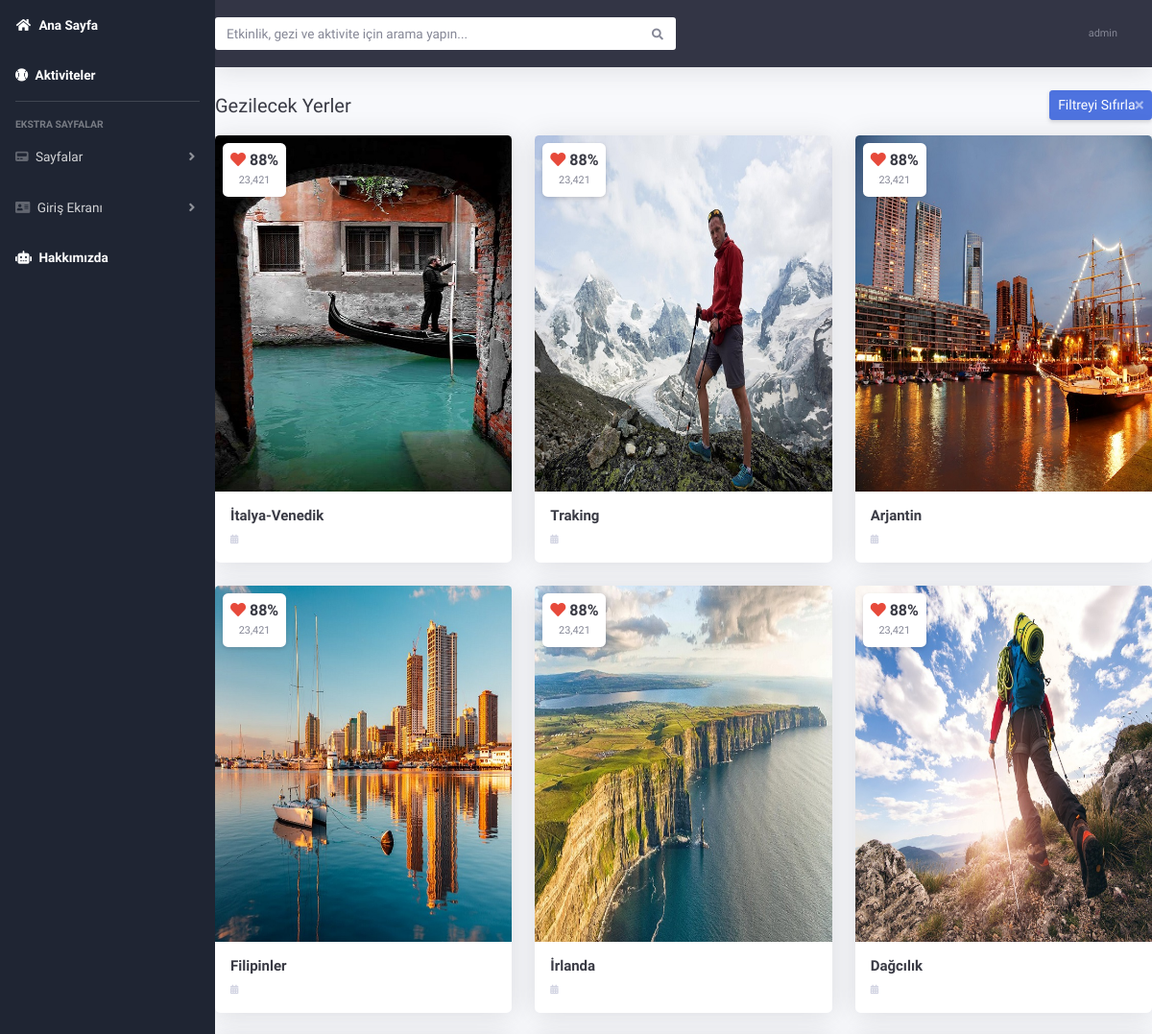
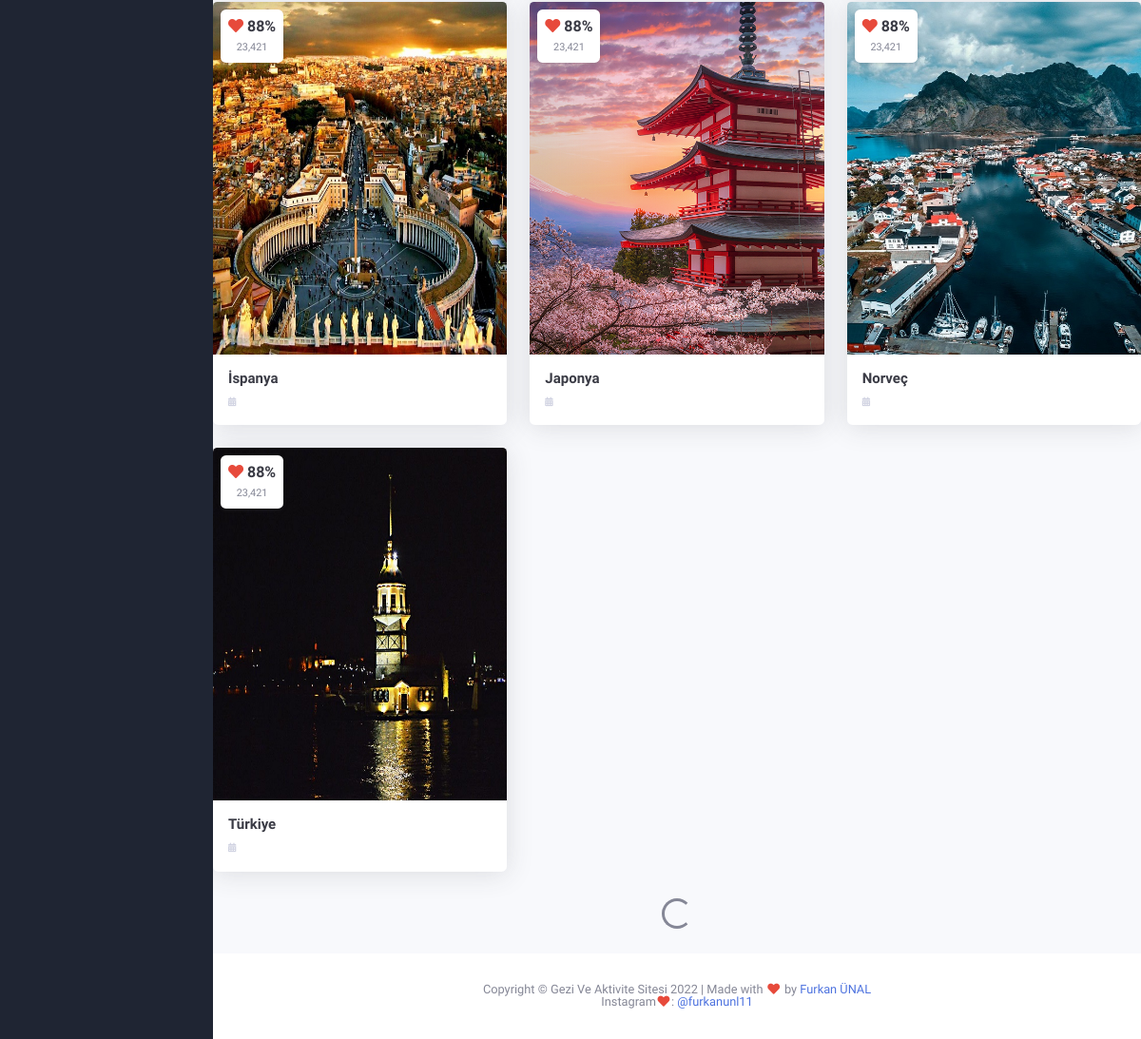
The app's page /geziler (signed in) with its own data (2 pictures, top to bottom).
### geziler/models.py (models this page shows, shortened)
class Category(models.Model):
    STATUS = (
        ('True','Evet'),
        ('False',"Hayır")
    )
    id = models.AutoField(primary_key=True)
    title = models.CharField("Başlık",max_length=50, null=True)
    slug = models.CharField(max_length=50, null=True)
    description = models.TextField("Açıklama",validators= [MinLengthValidator(20)])
    image = models.CharField("Resim",max_length=50, null=True)
    created_at = models.DateTimeField(auto_now_add=True, null=True)
    updated_at = models.DateTimeField(auto_now=True, null=True)
    isActive = models.BooleanField(default=False)
    isHome = models.BooleanField(default=False)
    titleforhead = models.CharField("Kafa Başlığı", max_length=50,null=True)

### geziler/views.py (the view)
# urls.py: path('', include("geziler.urls")),
def geziler(request):
    geziler = Category.objects.filter(isActive = True)
    return render(request, 'geziler.html' , {
        "geziler": geziler
    })

### geziler/templates/geziler.html (shortened to what this page needs)
{% extends 'geziler/base.html' %} {% load static %}   {% block content %}
<div id="wrapper">
  {% include 'include/_sidebar.html' %}
  <div id="content-wrapper" class="d-flex flex-column">
    <div id="content">
      {% include 'include/_topbar.html' %}
      <div
        class="d-sm-flex align-items-center justify-content-between mt-4 mb-3"
      >
        <h1 class="h5 mb-0 text-gray-900">Gezilecek Yerler</h1>
        <a
          href="#"
          class="d-none d-sm-inline-block btn btn-sm btn-primary shadow-sm"
          >Filtreyi Sıfırla<i class="fas fa-times fa-sm text-white-50"></i
        ></a>
      </div>
      <div class="row">
        <div class="col">
          <div class="row">
              {% for gezi in geziler %}
                <div class="col-xl-4 col-md-6 mb-4">
                  {% include 'include/_geziler.html' %}
              </div>
              {% endfor %}
          <div class="text-center mt-1 mb-4 col-12">
            <div class="spinner-border" role="status">
            </div>
          </div>
        </div>
      </div>
    </div>
    {% include 'include/_footer.html' %}
  </div>
</div>
{% endblock %}

### geziler/templates/include/_topbar.html (shortened to what this page needs)
{% load static %}
<nav class="navbar navbar-expand navbar-dark topbar mb-4 pl-0 static-top shadow">
        <form  class=" d-none d-sm-inline-block form-inline mr-auto my-2 my-md-0 mw-100 navbar-search">
          <div class="input-group">
            <input
              type="text"
              class="form-control bg-white border-0 small"
              placeholder="Etkinlik, gezi ve aktivite için arama yapın..."
              aria-label="Search"
              aria-describedby="basic-addon2"
            />
            <div class="input-group-append">
              <button class="btn bg-white" type="button">
                <i class="fas fa-search fa-sm"></i>
              </button>
            </div>
          </div>
        </form>
        <ul class="navbar-nav ml-auto">
          {% if user.is_authenticated %}
               <li class="nav-item dropdown no-arrow">
            <a
              class="nav-link dropdown-toggle"
              href="#"
              id="userDropdown"
              role="button"
              data-toggle="dropdown"
              aria-haspopup="true"
              aria-expanded="false"
            >
              <span class="mr-2 d-none d-lg-inline text-gray-600 small">{{ user.username }}</span>
            </a>
          </li>
          {% endif %}
        </ul>
      </nav>

### geziler/templates/include/_geziler.html (shortened to what this page needs)
{% load static %}
<div class="card m-card shadow border-0">
    <a href="{% url 'gezi-detay' gezi.slug %}">
      <div class="m-card-cover">
        <div
          class="position-absolute bg-white shadow-sm rounded text-center p-2 m-2 love-box"
        >
          <h6 class="text-gray-900 mb-0 font-weight-bold">
            <i class="fas fa-heart text-danger"></i> 88%
          </h6>
          <small class="text-muted">23,421</small>
        </div>
        <img
          src="{% static 'img/'|add:gezi.image %}" class="card-img-top" alt="..."/>
      </div>
      <div class="card-body p-3">
        <h5 class="card-title text-gray-900 mb-1"> {{gezi.title}} </h5>
        <p class="card-text">
          <small class="text-danger"
            ><i class="fas fa-calendar-alt fa-sm text-gray-400"></i> {{gezi.date}}  </small
          >
        </p>
      </div>
    </a>
  </div>

### records on screen
Category: image (picture), title "İtalya-Venedik"
Category: image (picture), title "Traking"
Category: image (picture), title "Arjantin"
Category: image (picture), title "Filipinler"
Category: image (picture), title "İrlanda"
Category: image (picture), title "Dağcılık"
Category: image (picture), title "İspanya"
Category: image (picture), title "Japonya"
Category: image (picture), title "Norveç"
Category: image (picture), title "Türkiye"

### other values on screen
{{ user.username }} "admin"
